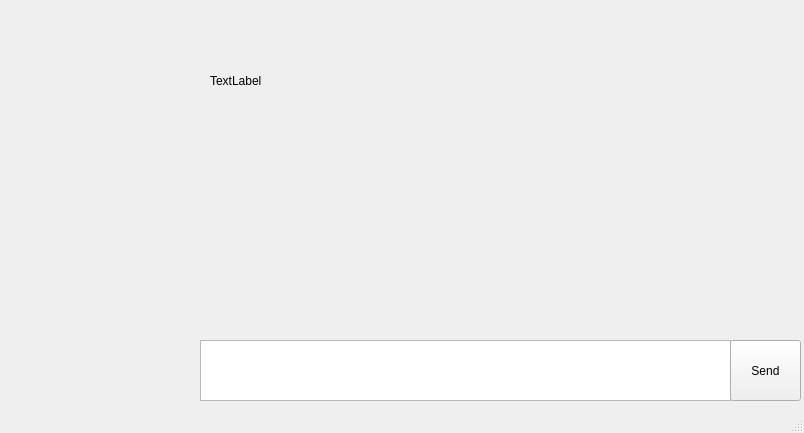
<?xml version="1.0" encoding="UTF-8"?>
<ui version="4.0">
 <class>MainWindow</class>
 <widget class="QMainWindow" name="MainWindow">
  <property name="geometry">
   <rect>
    <x>0</x>
    <y>0</y>
    <width>804</width>
    <height>433</height>
   </rect>
  </property>
  <property name="windowTitle">
   <string>MainWindow</string>
  </property>
  <widget class="QWidget" name="centralwidget">
   <widget class="QTextEdit" name="textEdit">
    <property name="geometry">
     <rect>
      <x>200</x>
      <y>340</y>
      <width>531</width>
      <height>61</height>
     </rect>
    </property>
   </widget>
   <widget class="QPushButton" name="pushButton">
    <property name="geometry">
     <rect>
      <x>730</x>
      <y>340</y>
      <width>71</width>
      <height>61</height>
     </rect>
    </property>
    <property name="text">
     <string>Send</string>
    </property>
   </widget>
   <widget class="QLabel" name="label">
    <property name="geometry">
     <rect>
      <x>210</x>
      <y>60</y>
      <width>531</width>
      <height>41</height>
     </rect>
    </property>
    <property name="text">
     <string>TextLabel</string>
    </property>
   </widget>
  </widget>
  <widget class="QStatusBar" name="statusbar"/>
 </widget>
 <resources/>
 <connections/>
</ui>
